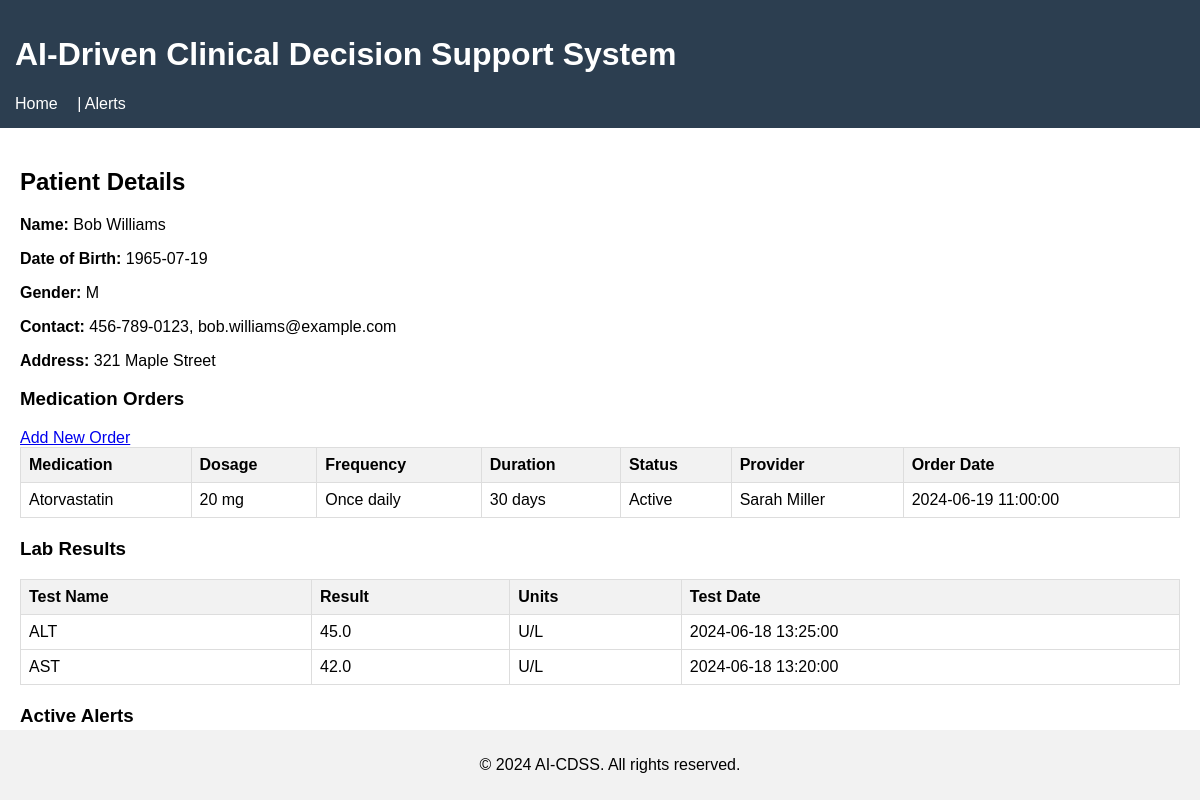
The page /patient/4 on the database its author committed.
### tables this page shows
CREATE TABLE Patients (
            patient_id INTEGER PRIMARY KEY AUTOINCREMENT,
            first_name TEXT NOT NULL,
            last_name TEXT NOT NULL,
            date_of_birth DATE NOT NULL,
            gender TEXT NOT NULL CHECK(gender IN ('M','F','O')),
            phone TEXT UNIQUE NOT NULL,
            email TEXT UNIQUE NOT NULL,
            address TEXT
        );

CREATE TABLE Medications (
            medication_id INTEGER PRIMARY KEY AUTOINCREMENT,
            name TEXT NOT NULL UNIQUE,
            description TEXT,
            side_effects TEXT
        );

CREATE TABLE Orders (
            order_id INTEGER PRIMARY KEY AUTOINCREMENT,
            patient_id INTEGER NOT NULL,
            provider_id INTEGER,
            medication_id INTEGER,
            order_date DATETIME NOT NULL,
            dosage TEXT NOT NULL,
            frequency TEXT NOT NULL,
            duration TEXT,
            status TEXT DEFAULT 'Active' CHECK(status IN ('Active','Completed','Discontinued')),
            FOREIGN KEY (patient_id) REFERENCES Patients(patient_id) ON DELETE CASCADE,
            FOREIGN KEY (provider_id) REFERENCES Providers(provider_id) ON DELETE SET NULL,
            FOREIGN KEY (medication_id) REFERENCES Medications(medication_id) ON DELETE SET NULL
        );

CREATE TABLE Providers (
            provider_id INTEGER PRIMARY KEY AUTOINCREMENT,
            first_name TEXT NOT NULL,
            last_name TEXT NOT NULL,
            role TEXT NOT NULL,
            phone TEXT UNIQUE,
            email TEXT UNIQUE
        );

CREATE TABLE Lab_Results (
            lab_result_id INTEGER PRIMARY KEY AUTOINCREMENT,
            patient_id INTEGER NOT NULL,
            test_name TEXT NOT NULL,
            result_value REAL NOT NULL,
            units TEXT NOT NULL,
            test_date DATETIME NOT NULL,
            FOREIGN KEY (patient_id) REFERENCES Patients(patient_id) ON DELETE CASCADE
        );

### app.py (the view)
@app.route('/patient/<int:patient_id>')
def patient_detail(patient_id):
    patient = pd.read_sql_query(f"SELECT * FROM Patients WHERE patient_id = {patient_id}", engine).iloc[0]
    orders = pd.read_sql_query(f"""
        SELECT Orders.*, Medications.name as medication_name, Providers.first_name as provider_first, Providers.last_name as provider_last
        FROM Orders
        LEFT JOIN Medications ON Orders.medication_id = Medications.medication_id
        LEFT JOIN Providers ON Orders.provider_id = Providers.provider_id
        WHERE Orders.patient_id = {patient_id}
    """, engine)
    lab_results = pd.read_sql_query(f"SELECT * FROM Lab_Results WHERE patient_id = {patient_id} ORDER BY test_date DESC", engine)
    alerts = pd.read_sql_query(f"SELECT * FROM Alerts WHERE patient_id = {patient_id} AND resolved = 0", engine)
    return render_template('patient.html', patient=patient, orders=orders, lab_results=lab_results, alerts=alerts)

### templates/patient.html
{% extends "base.html" %}
{% block content %}
<h2>Patient Details</h2>
<p><strong>Name:</strong> {{ patient.first_name }} {{ patient.last_name }}</p>
<p><strong>Date of Birth:</strong> {{ patient.date_of_birth }}</p>
<p><strong>Gender:</strong> {{ patient.gender }}</p>
<p><strong>Contact:</strong> {{ patient.phone }}, {{ patient.email }}</p>
<p><strong>Address:</strong> {{ patient.address }}</p>
<h3>Medication Orders</h3>
<a href="{{ url_for('new_order', patient_id=patient.patient_id) }}">Add New Order</a>
<table>
    <tr>
        <th>Medication</th>
        <th>Dosage</th>
        <th>Frequency</th>
        <th>Duration</th>
        <th>Status</th>
        <th>Provider</th>
        <th>Order Date</th>
    </tr>
    {% for _, row in orders.iterrows() %}
    <tr>
        <td>{{ row.medication_name }}</td>
        <td>{{ row.dosage }}</td>
        <td>{{ row.frequency }}</td>
        <td>{{ row.duration }}</td>
        <td>{{ row.status }}</td>
        <td>{{ row.provider_first }} {{ row.provider_last }}</td>
        <td>{{ row.order_date }}</td>
    </tr>
    {% endfor %}
</table>
<h3>Lab Results</h3>
<table>
    <tr>
        <th>Test Name</th>
        <th>Result</th>
        <th>Units</th>
        <th>Test Date</th>
    </tr>
    {% for _, row in lab_results.iterrows() %}
    <tr>
        <td>{{ row.test_name }}</td>
        <td>{{ row.result_value }}</td>
        <td>{{ row.units }}</td>
        <td>{{ row.test_date }}</td>
    </tr>
    {% endfor %}
</table>
<h3>Active Alerts</h3>
{% if alerts.empty %}
    <p>No active alerts for this patient.</p>
{% else %}
    <ul>
    {% for _, alert in alerts.iterrows() %}
        <li><strong>{{ alert.lab_test_name }}:</strong> {{ alert.alert_message }} ({{ alert.alert_date }})</li>
    {% endfor %}
    </ul>
{% endif %}
{% endblock %}

### static/css/styles.css (style rules this page uses)
body { font-family: Arial, sans-serif; margin: 0; padding: 0; }
table { width: 100%; border-collapse: collapse; margin-bottom: 20px; }
table, th, td { border: 1px solid #ddd; }
th, td { padding: 8px; text-align: left; }
th { background-color: #f2f2f2; }

### rows shown on the page
Patients: first_name "Bob", last_name "Williams", date_of_birth "1965-07-19", phone "456-789-0123", email "bob.williams@example.com", address "321 Maple Street"
Medications: medication_name "Atorvastatin"
Orders: dosage "20 mg", frequency "Once daily", duration "30 days", status "Active", order_date "2024-06-19 11:00:00"
Providers: provider_first "Sarah", provider_last "Miller"
Lab_Results: test_name "ALT", units "U/L", test_date "2024-06-18 13:25:00"
Lab_Results: test_name "AST", units "U/L", test_date "2024-06-18 13:20:00"

### other values the page prints
{{ patient.gender }} "M"
{{ row.result_value }} "45.0" "42.0"
